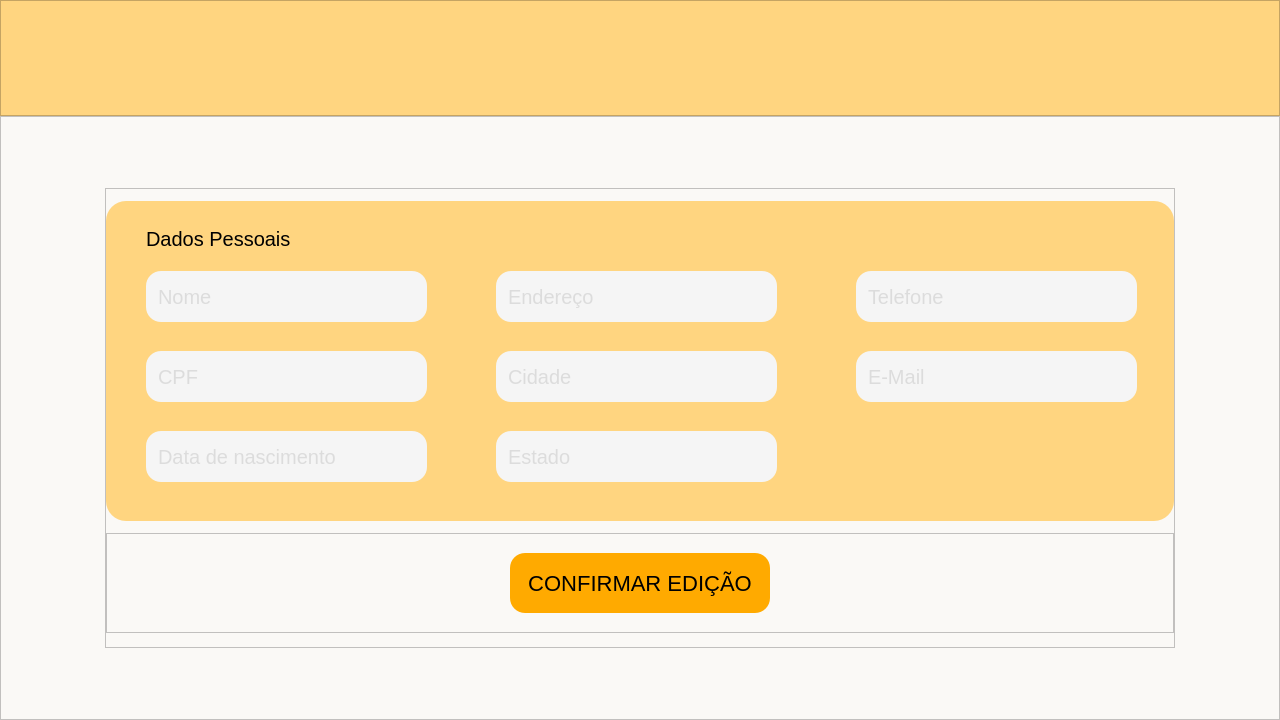
<?xml version="1.0" encoding="UTF-8"?>
<ui version="4.0">
 <class>EditarCliente</class>
 <widget class="QMainWindow" name="EditarCliente">
  <property name="geometry">
   <rect>
    <x>0</x>
    <y>0</y>
    <width>1280</width>
    <height>720</height>
   </rect>
  </property>
  <property name="windowTitle">
   <string>EditarCliente</string>
  </property>
  <widget class="QWidget" name="centralwidget">
   <property name="minimumSize">
    <size>
     <width>1280</width>
     <height>720</height>
    </size>
   </property>
   <layout class="QVBoxLayout" name="verticalLayout">
    <property name="spacing">
     <number>0</number>
    </property>
    <property name="leftMargin">
     <number>0</number>
    </property>
    <property name="topMargin">
     <number>0</number>
    </property>
    <property name="rightMargin">
     <number>0</number>
    </property>
    <property name="bottomMargin">
     <number>0</number>
    </property>
    <item>
     <widget class="QFrame" name="frame_topRectangle">
      <property name="minimumSize">
       <size>
        <width>0</width>
        <height>0</height>
       </size>
      </property>
      <property name="maximumSize">
       <size>
        <width>16777215</width>
        <height>116</height>
       </size>
      </property>
      <property name="layoutDirection">
       <enum>Qt::LeftToRight</enum>
      </property>
      <property name="styleSheet">
       <string notr="true">background: #FFD580;
</string>
      </property>
      <property name="frameShape">
       <enum>QFrame::StyledPanel</enum>
      </property>
      <property name="frameShadow">
       <enum>QFrame::Raised</enum>
      </property>
      <property name="lineWidth">
       <number>1</number>
      </property>
     </widget>
    </item>
    <item>
     <widget class="QFrame" name="frame_whiteRectangle">
      <property name="minimumSize">
       <size>
        <width>1280</width>
        <height>0</height>
       </size>
      </property>
      <property name="font">
       <font>
        <family>Arial</family>
        <pointsize>20</pointsize>
       </font>
      </property>
      <property name="styleSheet">
       <string notr="true">background-color: #faf9f6;</string>
      </property>
      <property name="frameShape">
       <enum>QFrame::StyledPanel</enum>
      </property>
      <property name="frameShadow">
       <enum>QFrame::Raised</enum>
      </property>
      <layout class="QHBoxLayout" name="horizontalLayout">
       <property name="spacing">
        <number>0</number>
       </property>
       <property name="leftMargin">
        <number>0</number>
       </property>
       <property name="topMargin">
        <number>0</number>
       </property>
       <property name="rightMargin">
        <number>0</number>
       </property>
       <property name="bottomMargin">
        <number>0</number>
       </property>
       <item>
        <widget class="QFrame" name="frame">
         <property name="minimumSize">
          <size>
           <width>0</width>
           <height>0</height>
          </size>
         </property>
         <property name="maximumSize">
          <size>
           <width>1070</width>
           <height>460</height>
          </size>
         </property>
         <property name="frameShape">
          <enum>QFrame::StyledPanel</enum>
         </property>
         <property name="frameShadow">
          <enum>QFrame::Raised</enum>
         </property>
         <layout class="QVBoxLayout" name="verticalLayout_2">
          <property name="spacing">
           <number>0</number>
          </property>
          <property name="leftMargin">
           <number>0</number>
          </property>
          <property name="topMargin">
           <number>0</number>
          </property>
          <property name="rightMargin">
           <number>0</number>
          </property>
          <property name="bottomMargin">
           <number>0</number>
          </property>
          <item>
           <widget class="QFrame" name="frame_loginBox">
            <property name="enabled">
             <bool>true</bool>
            </property>
            <property name="minimumSize">
             <size>
              <width>0</width>
              <height>0</height>
             </size>
            </property>
            <property name="maximumSize">
             <size>
              <width>1070</width>
              <height>320</height>
             </size>
            </property>
            <property name="font">
             <font>
              <pointsize>-1</pointsize>
              <stylestrategy>PreferAntialias</stylestrategy>
              <kerning>true</kerning>
             </font>
            </property>
            <property name="layoutDirection">
             <enum>Qt::LeftToRight</enum>
            </property>
            <property name="styleSheet">
             <string notr="true">background: #FFD580;
border-radius: 20px;
font-size: 20px;</string>
            </property>
            <property name="frameShape">
             <enum>QFrame::StyledPanel</enum>
            </property>
            <property name="frameShadow">
             <enum>QFrame::Raised</enum>
            </property>
            <widget class="QLineEdit" name="lineEdit_user">
             <property name="geometry">
              <rect>
               <x>40</x>
               <y>70</y>
               <width>281</width>
               <height>51</height>
              </rect>
             </property>
             <property name="font">
              <font>
               <family>Arial</family>
               <pointsize>-1</pointsize>
               <stylestrategy>PreferDefault</stylestrategy>
               <kerning>true</kerning>
              </font>
             </property>
             <property name="styleSheet">
              <string notr="true">QLineEdit {
	background-color: #F5F5F5;
	border-radius: 15px;
	color: #C4C4C4;
	padding: 0px 0px 0px 10px;
}

QLineEdit:focus {
border: 2px solid #ffaa00;
color: black;
}

</string>
             </property>
             <property name="text">
              <string/>
             </property>
             <property name="alignment">
              <set>Qt::AlignLeading|Qt::AlignLeft|Qt::AlignVCenter</set>
             </property>
             <property name="placeholderText">
              <string>Nome</string>
             </property>
            </widget>
            <widget class="QLineEdit" name="lineEdit_user_2">
             <property name="geometry">
              <rect>
               <x>40</x>
               <y>150</y>
               <width>281</width>
               <height>51</height>
              </rect>
             </property>
             <property name="font">
              <font>
               <family>Arial</family>
               <pointsize>-1</pointsize>
               <stylestrategy>PreferDefault</stylestrategy>
               <kerning>true</kerning>
              </font>
             </property>
             <property name="styleSheet">
              <string notr="true">QLineEdit {
	background-color: #F5F5F5;
	border-radius: 15px;
	color: #C4C4C4;
	padding: 0px 0px 0px 10px;
}

QLineEdit:focus {
border: 2px solid #ffaa00;
color: black;
}

</string>
             </property>
             <property name="text">
              <string/>
             </property>
             <property name="alignment">
              <set>Qt::AlignLeading|Qt::AlignLeft|Qt::AlignVCenter</set>
             </property>
             <property name="placeholderText">
              <string>CPF</string>
             </property>
            </widget>
            <widget class="QLineEdit" name="lineEdit_user_3">
             <property name="geometry">
              <rect>
               <x>40</x>
               <y>230</y>
               <width>281</width>
               <height>51</height>
              </rect>
             </property>
             <property name="font">
              <font>
               <family>Arial</family>
               <pointsize>-1</pointsize>
               <stylestrategy>PreferDefault</stylestrategy>
               <kerning>true</kerning>
              </font>
             </property>
             <property name="styleSheet">
              <string notr="true">QLineEdit {
	background-color: #F5F5F5;
	border-radius: 15px;
	color: #C4C4C4;
	padding: 0px 0px 0px 10px;
}

QLineEdit:focus {
border: 2px solid #ffaa00;
color: black;
}

</string>
             </property>
             <property name="text">
              <string/>
             </property>
             <property name="alignment">
              <set>Qt::AlignLeading|Qt::AlignLeft|Qt::AlignVCenter</set>
             </property>
             <property name="placeholderText">
              <string>Data de nascimento</string>
             </property>
            </widget>
            <widget class="QLineEdit" name="lineEdit_user_4">
             <property name="geometry">
              <rect>
               <x>390</x>
               <y>150</y>
               <width>281</width>
               <height>51</height>
              </rect>
             </property>
             <property name="font">
              <font>
               <family>Arial</family>
               <pointsize>-1</pointsize>
               <stylestrategy>PreferDefault</stylestrategy>
               <kerning>true</kerning>
              </font>
             </property>
             <property name="styleSheet">
              <string notr="true">QLineEdit {
	background-color: #F5F5F5;
	border-radius: 15px;
	color: #C4C4C4;
	padding: 0px 0px 0px 10px;
}

QLineEdit:focus {
border: 2px solid #ffaa00;
color: black;
}

</string>
             </property>
             <property name="text">
              <string/>
             </property>
             <property name="alignment">
              <set>Qt::AlignLeading|Qt::AlignLeft|Qt::AlignVCenter</set>
             </property>
             <property name="placeholderText">
              <string>Cidade</string>
             </property>
            </widget>
            <widget class="QLineEdit" name="lineEdit_user_5">
             <property name="geometry">
              <rect>
               <x>390</x>
               <y>70</y>
               <width>281</width>
               <height>51</height>
              </rect>
             </property>
             <property name="font">
              <font>
               <family>Arial</family>
               <pointsize>-1</pointsize>
               <stylestrategy>PreferDefault</stylestrategy>
               <kerning>true</kerning>
              </font>
             </property>
             <property name="styleSheet">
              <string notr="true">QLineEdit {
	background-color: #F5F5F5;
	border-radius: 15px;
	color: #C4C4C4;
	padding: 0px 0px 0px 10px;
}

QLineEdit:focus {
border: 2px solid #ffaa00;
color: black;
}

</string>
             </property>
             <property name="text">
              <string/>
             </property>
             <property name="alignment">
              <set>Qt::AlignLeading|Qt::AlignLeft|Qt::AlignVCenter</set>
             </property>
             <property name="placeholderText">
              <string>Endereço</string>
             </property>
            </widget>
            <widget class="QLineEdit" name="lineEdit_user_6">
             <property name="geometry">
              <rect>
               <x>390</x>
               <y>230</y>
               <width>281</width>
               <height>51</height>
              </rect>
             </property>
             <property name="font">
              <font>
               <family>Arial</family>
               <pointsize>-1</pointsize>
               <stylestrategy>PreferDefault</stylestrategy>
               <kerning>true</kerning>
              </font>
             </property>
             <property name="styleSheet">
              <string notr="true">QLineEdit {
	background-color: #F5F5F5;
	border-radius: 15px;
	color: #C4C4C4;
	padding: 0px 0px 0px 10px;
}

QLineEdit:focus {
border: 2px solid #ffaa00;
color: black;
}

</string>
             </property>
             <property name="text">
              <string/>
             </property>
             <property name="alignment">
              <set>Qt::AlignLeading|Qt::AlignLeft|Qt::AlignVCenter</set>
             </property>
             <property name="placeholderText">
              <string>Estado</string>
             </property>
            </widget>
            <widget class="QLineEdit" name="lineEdit_user_7">
             <property name="geometry">
              <rect>
               <x>750</x>
               <y>150</y>
               <width>281</width>
               <height>51</height>
              </rect>
             </property>
             <property name="font">
              <font>
               <family>Arial</family>
               <pointsize>-1</pointsize>
               <stylestrategy>PreferDefault</stylestrategy>
               <kerning>true</kerning>
              </font>
             </property>
             <property name="styleSheet">
              <string notr="true">QLineEdit {
	background-color: #F5F5F5;
	border-radius: 15px;
	color: #C4C4C4;
	padding: 0px 0px 0px 10px;
}

QLineEdit:focus {
border: 2px solid #ffaa00;
color: black;
}

</string>
             </property>
             <property name="text">
              <string/>
             </property>
             <property name="alignment">
              <set>Qt::AlignLeading|Qt::AlignLeft|Qt::AlignVCenter</set>
             </property>
             <property name="placeholderText">
              <string>E-Mail</string>
             </property>
            </widget>
            <widget class="QLineEdit" name="lineEdit_user_8">
             <property name="geometry">
              <rect>
               <x>750</x>
               <y>70</y>
               <width>281</width>
               <height>51</height>
              </rect>
             </property>
             <property name="font">
              <font>
               <family>Arial</family>
               <pointsize>-1</pointsize>
               <stylestrategy>PreferDefault</stylestrategy>
               <kerning>true</kerning>
              </font>
             </property>
             <property name="styleSheet">
              <string notr="true">QLineEdit {
	background-color: #F5F5F5;
	border-radius: 15px;
	color: #C4C4C4;
	padding: 0px 0px 0px 10px;
}

QLineEdit:focus {
border: 2px solid #ffaa00;
color: black;
}

</string>
             </property>
             <property name="text">
              <string/>
             </property>
             <property name="alignment">
              <set>Qt::AlignLeading|Qt::AlignLeft|Qt::AlignVCenter</set>
             </property>
             <property name="placeholderText">
              <string>Telefone</string>
             </property>
            </widget>
            <widget class="QLabel" name="label">
             <property name="geometry">
              <rect>
               <x>40</x>
               <y>30</y>
               <width>151</width>
               <height>16</height>
              </rect>
             </property>
             <property name="text">
              <string>Dados Pessoais</string>
             </property>
            </widget>
           </widget>
          </item>
          <item>
           <widget class="QFrame" name="frame_4">
            <property name="maximumSize">
             <size>
              <width>1070</width>
              <height>100</height>
             </size>
            </property>
            <property name="frameShape">
             <enum>QFrame::StyledPanel</enum>
            </property>
            <property name="frameShadow">
             <enum>QFrame::Raised</enum>
            </property>
            <layout class="QHBoxLayout" name="horizontalLayout_2">
             <item>
              <widget class="QPushButton" name="pushButton_enter">
               <property name="maximumSize">
                <size>
                 <width>260</width>
                 <height>60</height>
                </size>
               </property>
               <property name="font">
                <font>
                 <family>Arial</family>
                 <pointsize>-1</pointsize>
                 <stylestrategy>PreferDefault</stylestrategy>
                 <kerning>true</kerning>
                </font>
               </property>
               <property name="focusPolicy">
                <enum>Qt::ClickFocus</enum>
               </property>
               <property name="styleSheet">
                <string notr="true">QPushButton {
	background: #FFAA00;
	border-radius: 15px;
	font-size: 22px;
}
QPushButton:pressed {
	background: #ed9e02;
}</string>
               </property>
               <property name="text">
                <string>CONFIRMAR EDIÇÃO</string>
               </property>
              </widget>
             </item>
            </layout>
           </widget>
          </item>
         </layout>
        </widget>
       </item>
      </layout>
     </widget>
    </item>
   </layout>
  </widget>
 </widget>
 <resources/>
 <connections/>
</ui>
